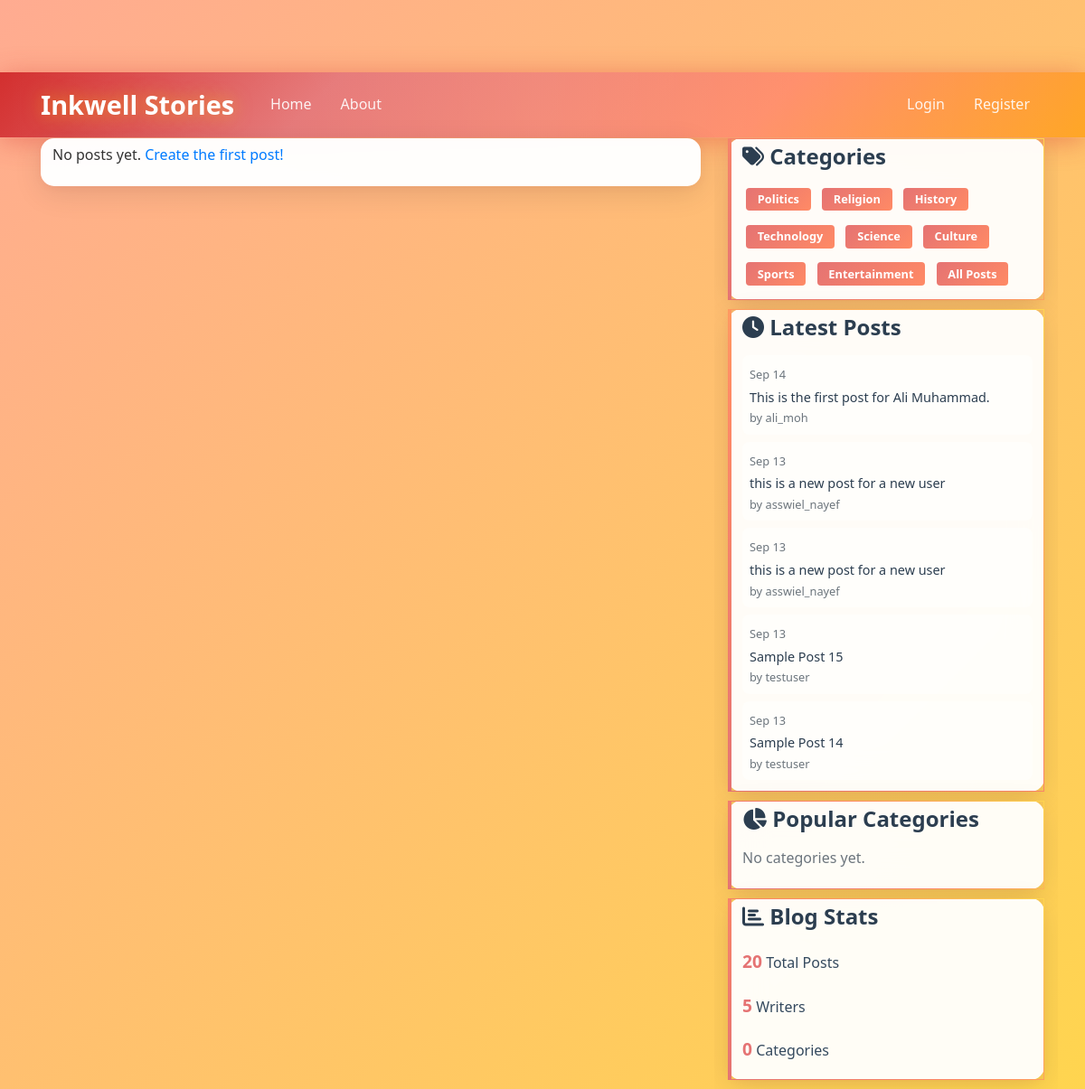
The app's page /?category=politics, older data.
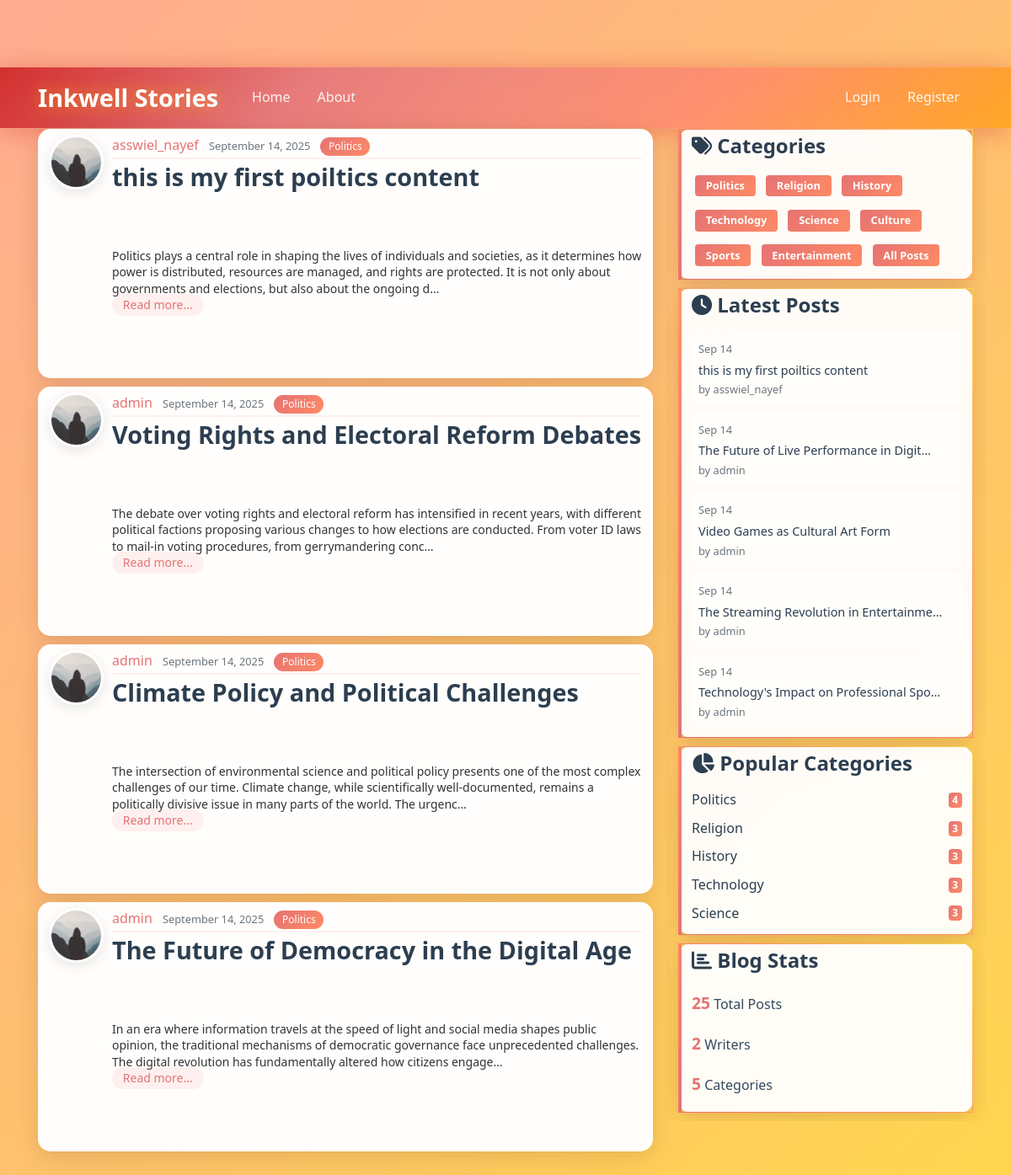
The same page, newer data.
### blog/models.py (models this page shows, shortened)
class Post(models.Model):
    CATEGORY_CHOICES = [
        ('politics', 'Politics'),
        ('religion', 'Religion'),
        ('history', 'History'),
        ('technology', 'Technology'),
        ('science', 'Science'),
        ('culture', 'Culture'),
        ('sports', 'Sports'),
        ('entertainment', 'Entertainment'),
        ('other', 'Something else'),
    ]
    title = models.CharField(max_length=100)
    content = models.TextField()
    category = models.CharField(max_length=20, choices=CATEGORY_CHOICES, default='other')
    custom_category = models.CharField(max_length=50, blank=True, null=True, help_text="Enter a custom category if 'Something else' is selected")
    date_posted = models.DateTimeField(default = timezone.now) #when the object is createsd we will assigne the current time to it
    author = models.ForeignKey(User, on_delete=models.CASCADE) # if user is deleted their posts will be delted as well
    def get_category_display_name(self):
        if self.category == 'other' and self.custom_category:
            return self.custom_category
        return dict(self.CATEGORY_CHOICES)[self.category]

### users/models.py (models this page shows, shortened)
class Profile(models.Model):
    user = models.OneToOneField(User, on_delete=models.CASCADE) #when deleting user profile will be dleted also
    image = models.ImageField(default='default.jpg', upload_to='profile_pic')

### blog/views.py (the view)
# urls.py: path('', views.home , name='blog-home'),
def home(request):
    posts = Post.objects.all().order_by('-date_posted')
    category = request.GET.get('category')
    if category and category != 'all':
        posts = posts.filter(category=category)
    paginator = Paginator(posts, 10)  # Show 10 posts per page
    page_number = request.GET.get('page')
    page_obj = paginator.get_page(page_number)
    context = {
        'posts': page_obj,
        'current_category': category
    }
    return render (request, 'blog/home.html',context)

### blog/templates/blog/home.html (shortened to what this page needs)
{% extends "blog/base.html" %}
{% block content %}
{% for post in posts %}
<article class="media content-section">
  <img class="rounded-circle article-img" src="{{ post.author.profile.image.url }}">
  <div class="media-body">
    <div class="article-metadata">
      <a class="mr-2" href="{% url 'user-posts' post.author.username %}">{{ post.author }}</a>
      <small class="text-muted">{{ post.date_posted|date:"F d, Y" }}</small>
      <span class="badge badge-primary ml-2">{{ post.get_category_display_name }}</span>
    </div>
    <h2><a class="article-title" href="{% url 'post-detail' post.id %}">{{ post.title }}</a></h2>
    <div class="article-content">
      {% if post.content|length > 300 %}
        <p class="post-preview" id="preview-{{ post.pk }}">
          {{ post.content|truncatechars:250 }}
          <a href="#" class="text-info read-more-link" onclick="expandPost({{ post.pk }}); return false;">Read more...</a>
        </p>
      {% else %}
        <div class="post-full-display">{{ post.content|linebreaks }}</div>
      {% endif %}
    </div>
  </div>
</article>
{% empty %}
<div class="content-section">
  <p>No posts yet. <a href="{% url 'post-create' %}">Create the first post!</a></p>
</div>
{% endfor %}
{% endblock content %}

### blog/templates/blog/base.html (shortened to what this page needs)
{% load static %}
<!DOCTYPE html>
<html>
<head>
    <link rel="stylesheet" href="https://maxcdn.bootstrapcdn.com/bootstrap/4.0.0/css/bootstrap.min.css">
    <link rel="stylesheet" href="https://cdnjs.cloudflare.com/ajax/libs/font-awesome/6.0.0/css/all.min.css">
    <link rel="stylesheet" type="text/css" href="{% static 'blog/main.css' %}">
</head>
<body>
    <header class="site-header">
      <nav class="navbar navbar-expand-md navbar-dark bg-steel fixed-top">
        <div class="container">
          <a class="navbar-brand mr-4" href="{% url 'blog-home' %}">Inkwell Stories</a>
          <div class="collapse navbar-collapse" id="navbarToggle">
            <div class="navbar-nav mr-auto">
              <a class="nav-item nav-link" href="{% url 'blog-home' %}">Home</a>
              <a class="nav-item nav-link" href="{% url 'blog-about' %}">About</a>
            </div>
            <div class="navbar-nav">
              {% if user.is_authenticated %}
                <a class="nav-item nav-link" href="{% url 'profile' %}">Profile</a>
                <a class="nav-item nav-link" href="{% url 'logout' %}">Logout</a>
              {% else %}
                <a class="nav-item nav-link" href="{% url 'login' %}">Login</a>
                <a class="nav-item nav-link" href="{% url 'register' %}">Register</a>
              {% endif %}
            </div>
          </div>
        </div>
      </nav>
    </header>
    <main role="main" class="container">
      <div class="row">
        <div class="col-md-8">
          {% block content %}{% endblock %}
        </div>
        <div class="col-md-4">
          <div class="content-section mb-3">
            <h4><i class="fas fa-tags"></i> Categories</h4>
            <div class="category-list">
              <a href="?category=politics" class="badge badge-politics m-1">Politics</a>
              <a href="?category=religion" class="badge badge-religion m-1">Religion</a>
              <a href="?category=history" class="badge badge-history m-1">History</a>
              <a href="?category=technology" class="badge badge-technology m-1">Technology</a>
              <a href="?category=science" class="badge badge-science m-1">Science</a>
              <a href="?category=culture" class="badge badge-culture m-1">Culture</a>
              <a href="?category=sports" class="badge badge-sports m-1">Sports</a>
              <a href="?category=entertainment" class="badge badge-entertainment m-1">Entertainment</a>
              <a href="?" class="badge badge-all m-1">All Posts</a>
            </div>
          </div>
          <div class="content-section mb-3">
            <h4><i class="fas fa-clock"></i> Latest Posts</h4>
            <div class="latest-posts">
              {% for post in latest_posts %}
              <div class="latest-post-item mb-2">
                <small class="text-muted">{{ post.date_posted|date:"M d" }}</small>
                <br>
                <a href="{% url 'post-detail' post.pk %}" class="latest-post-title">{{ post.title|truncatechars:40 }}</a>
                <small class="text-muted d-block">by {{ post.author.username }}</small>
              </div>
              {% empty %}
              <p class="text-muted">No posts yet.</p>
              {% endfor %}
            </div>
          </div>
          <div class="content-section mb-3">
            <h4><i class="fas fa-chart-pie"></i> Popular Categories</h4>
            <div class="popular-categories">
              {% for category in popular_categories %}
              <div class="d-flex justify-content-between align-items-center mb-2">
                <span class="category-name">{{ category.name }}</span>
                <span class="badge badge-secondary">{{ category.count }}</span>
              </div>
              {% empty %}
              <p class="text-muted">No categories yet.</p>
              {% endfor %}
            </div>
          </div>
          <div class="content-section">
            <h4><i class="fas fa-chart-bar"></i> Blog Stats</h4>
            <div class="blog-stats">
              <div class="stat-item mb-2">
                <strong>{{ total_posts }}</strong> Total Posts
              </div>
              <div class="stat-item mb-2">
                <strong>{{ total_users }}</strong> Writers
              </div>
              <div class="stat-item mb-2">
                <strong>{{ total_categories }}</strong> Categories
              </div>
            </div>
          </div>
        </div>
      </div>
    </main>
</body>
</html>

Row changes from the older to the newer data that the page shows:
removed Post: date_posted "Sep 14", title "This is the first post for Ali Muhammad.", author.username "ali_moh", shown under "Latest Posts"
removed Post: date_posted "Sep 13", title "this is a new post for a new user", author.username "asswiel_nayef", shown under "Latest Posts"
removed Post: date_posted "Sep 13", title "this is a new post for a new user", author.username "asswiel_nayef", shown under "Latest Posts"
removed Post: date_posted "Sep 13", title "Sample Post 15", author.username "testuser", shown under "Latest Posts"
removed Post: date_posted "Sep 13", title "Sample Post 14", author.username "testuser", shown under "Latest Posts"
added Post: author.profile.image (picture), author "asswiel_nayef", date_posted "September 14, 2025", get_category_display_name "Politics", title "this is my first poiltics content", content "Politics plays a central role in shaping the lives of individuals and societies, as it determines how power is distributed, resources are managed, and rights are protected. It is not only about governments and elections, but also about the ongoing d…", date_posted "Sep 14", author.username "asswiel_nayef"
added Post: author.profile.image (placeholder picture), author "admin", date_posted "September 14, 2025", get_category_display_name "Politics", title "Voting Rights and Electoral Reform Debates", content "The debate over voting rights and electoral reform has intensified in recent years, with different political factions proposing various changes to how elections are conducted. From voter ID laws to mail-in voting procedures, from gerrymandering conc…"
added Post: author.profile.image (placeholder picture), author "admin", date_posted "September 14, 2025", get_category_display_name "Politics", title "Climate Policy and Political Challenges", content "The intersection of environmental science and political policy presents one of the most complex challenges of our time. Climate change, while scientifically well-documented, remains a politically divisive issue in many parts of the world. The urgenc…"
added Post: author.profile.image (placeholder picture), author "admin", date_posted "September 14, 2025", get_category_display_name "Politics", title "The Future of Democracy in the Digital Age", content "In an era where information travels at the speed of light and social media shapes public opinion, the traditional mechanisms of democratic governance face unprecedented challenges. The digital revolution has fundamentally altered how citizens engage…"
added Post: date_posted "Sep 14", title "The Future of Live Performance in Digit…", author.username "admin", shown under "Latest Posts"
added Post: date_posted "Sep 14", title "Video Games as Cultural Art Form", author.username "admin", shown under "Latest Posts"
added Post: date_posted "Sep 14", title "The Streaming Revolution in Entertainme…", author.username "admin", shown under "Latest Posts"
added Post: date_posted "Sep 14", title "Technology's Impact on Professional Spo…", author.username "admin", shown under "Latest Posts"
Text that changed along with them:
{{ total_posts }}: "20" → "25"
{{ total_users }}: "5" → "2"
{{ total_categories }}: "0" → "5"
new list line: "Politics 4"
new list line: "Religion 3"
new list line: "History 3"
new list line: "Technology 3"
new list line: "Science 3"
text no longer shown: "No posts yet. Create the first post! No categories yet."
